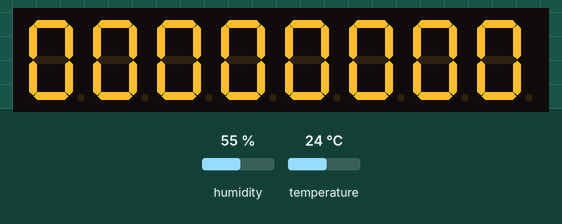
Bench run of a sketch on a simulated Arduino Uno, built with avr-gcc and run on an emulated ATmega328P. Shown: 8-digit seven-segment display. Wiring (inferred from the names in the program): DHT22 sensor: data pin 2; MAX7219 LED driver: CS pin 10. Inputs (shaded band) come from the test bench; at power-on: humidity 55 %, temperature 24 °C.

Above: at 0.3 s.

The sketch:

_7segClockTmpHum.ino
```cpp
#include <DHT.h>
#define DHTPIN 2
#define DHTTYPE DHT22
DHT dht(DHTPIN, DHTTYPE);

#include <SPI.h>
const int dispCS = 10;
const int clkCS = 9;
const byte MAX7219_REG_NOOP        = 0x0;
// codes 1 to 8 are digit positions 1 to 8
const byte MAX7219_REG_DECODEMODE  = 0x9;
const byte MAX7219_REG_INTENSITY   = 0xA;
const byte MAX7219_REG_SCANLIMIT   = 0xB;
const byte MAX7219_REG_SHUTDOWN    = 0xC;
const byte MAX7219_REG_DISPLAYTEST = 0xF;
const byte blank = 0x0f;
const byte second = 0;
const byte minute = 1;
const byte hour = 2;
const byte dayOfWeek = 3;
const byte date = 4;
const byte month = 5;
const byte year = 6;
int rtcRegister [7]; //second,minute,hour,Dayofweek,day,month,year

void transmitDisplay (const byte reg, const byte data){
	digitalWrite (dispCS, LOW);
	SPI.transfer (reg);
	SPI.transfer (data);
	digitalWrite (dispCS, HIGH);
}  // end of transmitDisplay

void transmitRtc(const byte reg, const byte data){
	digitalWrite(clkCS, LOW);
	SPI.transfer (reg);
	SPI.transfer (data);
	digitalWrite(clkCS, HIGH);
} // end of transmitRtc

int RTC_init(){
	//Setup RTC communication.
	pinMode(clkCS,OUTPUT);
	SPI.begin();
	SPI.setBitOrder(MSBFIRST);
	SPI.setDataMode(SPI_MODE3); // both mode 1 & 3 should work
	//set control register
	transmitRtc(0x8E,0x60); //60= disable Oscillator and Battery SQ wave @1hz, temp compensation, Alarms disabled
	delay(10);
}

void readRtc(){
	//Get all time data from RTC
	digitalWrite(clkCS, LOW);
	SPI.transfer(0x00);
	for(int x=0 ; x <= 6 ; x++){
		rtcRegister[x] = SPI.transfer(0x00);
		rtcRegister[x] = (rtcRegister[x] & 0x0f) + ((rtcRegister[x] >> 4) * 10);
	}
	digitalWrite(clkCS, HIGH);
}

void setup (){
	RTC_init();
	dht.begin();
	transmitDisplay (MAX7219_REG_SCANLIMIT, 7);      // show 4 digits
	transmitDisplay (MAX7219_REG_DECODEMODE, 0xFF);  // use digits (not bit patterns)
	transmitDisplay (MAX7219_REG_DISPLAYTEST, 0);    // no display test
	transmitDisplay (MAX7219_REG_INTENSITY, 15);      // character intensity: range: 0 to 15
	transmitDisplay (MAX7219_REG_SHUTDOWN, 1);       // not in shutdown mode (ie. start it up)
	// clear display
	for (int x=1;x<=8;x++){transmitDisplay (x, 0x0f);}
}   // end of setup

void loop (){
	readRtc();
	byte temp1 = (uint8_t)dht.readTemperature()/10;
	byte temp2 = (uint8_t)dht.readTemperature()%10;
	byte hum1  = (uint8_t)dht.readHumidity()/10;
	byte hum2  = (uint8_t)dht.readHumidity()%10;

	transmitDisplay (9-1, rtcRegister[hour]/10);
	transmitDisplay (9-2, rtcRegister[hour]%10 );
	transmitDisplay (9-3, rtcRegister[minute]/10);
	transmitDisplay (9-4, rtcRegister[minute]%10);
	if (rtcRegister[second]%10 < 5){//rtcRegister[second] < 30
		transmitDisplay (9-5, rtcRegister[date]/10);
		transmitDisplay (9-6, rtcRegister[date]%10);
		transmitDisplay (9-7, rtcRegister[month]/10);
		transmitDisplay (9-8, rtcRegister[month]%10);
		delay (500);
	}
	else{
		//transmitDisplay (9-5, rtcRegister[second]/10);
		//transmitDisplay (9-6, rtcRegister[second]%10);
		//transmitDisplay (9-7, blank);
		//transmitDisplay (9-8, blank);
		//delay (500);

		transmitDisplay (9-5, temp1);
		transmitDisplay (9-6, temp2);
		transmitDisplay (9-7, hum1);
		transmitDisplay (9-8, hum2);
		delay (500);
	}

}  // end of loop
```
